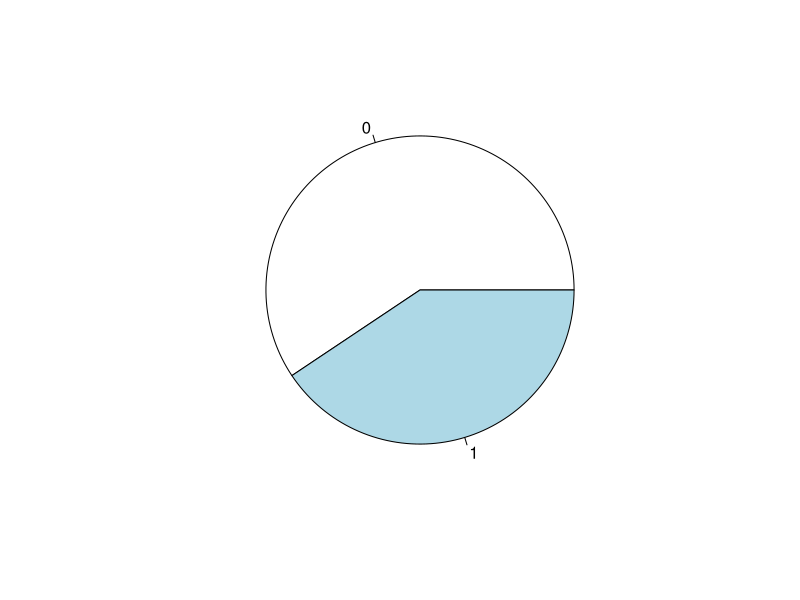
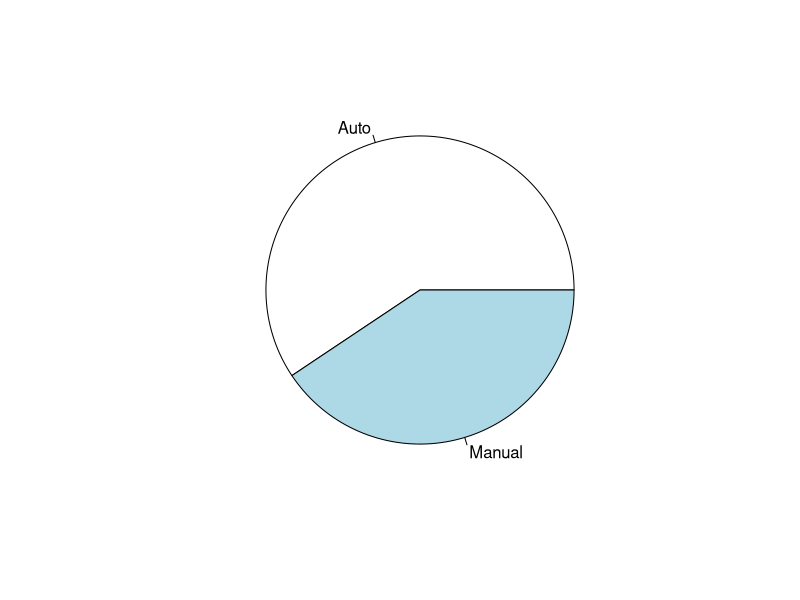
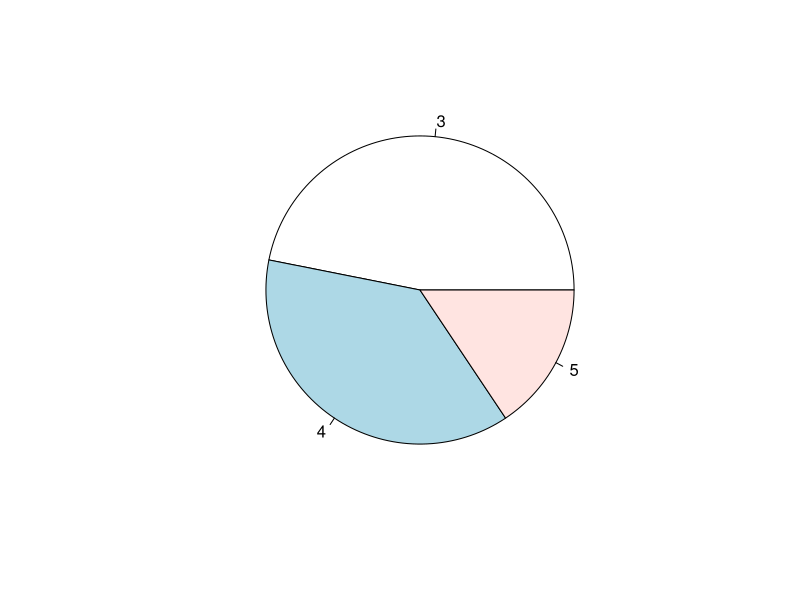
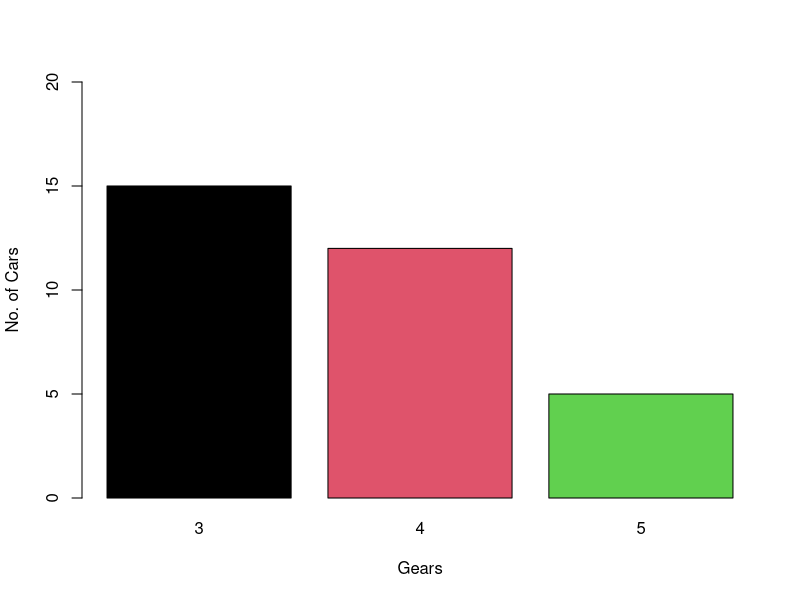
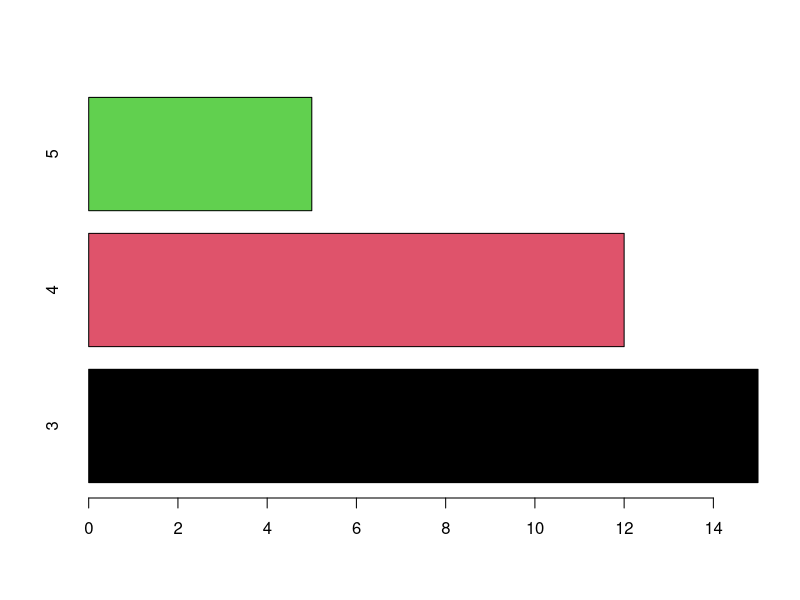
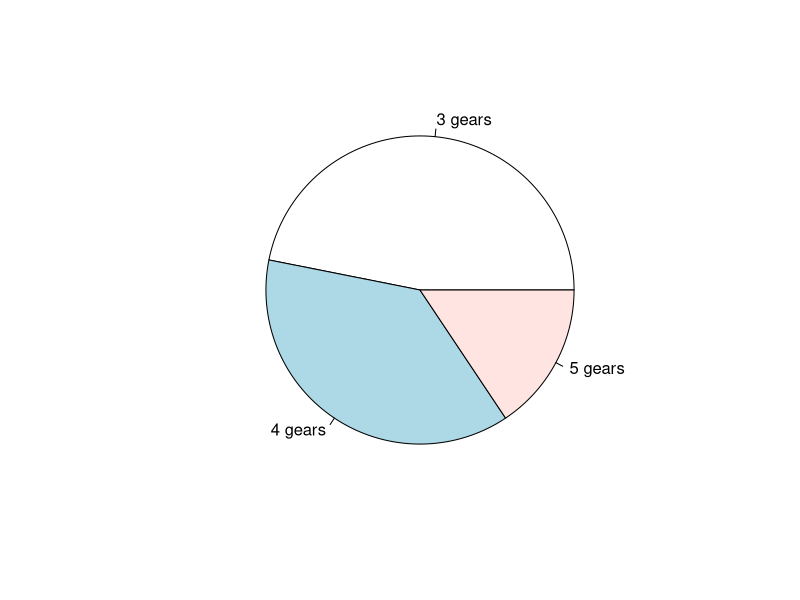
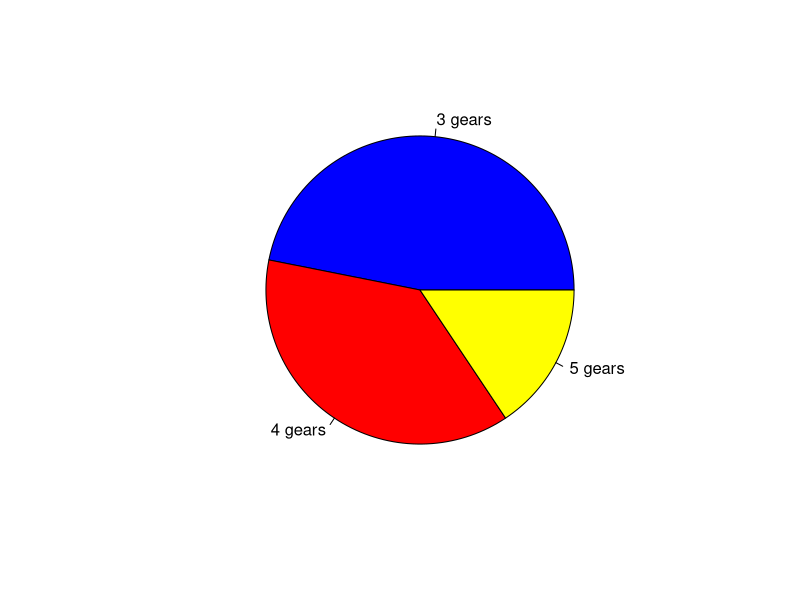

These charts were generated, in order, by the following R code: (Note: this script raises an error after producing the figures.)
#analysis of dataset mtcars using dplyr
library(dplyr)
?mtcars
mtcars
#structure of a Data set
str(mtcars) #structure
dim(mtcars) #dimensions
head(mtcars) 
names(mtcars) #column names
rownames(mtcars) #rownames
summary(mtcars) #Summary of dataset

#summary activities on mtcars
t1= table(mtcars$am)
pie(t1)
19/32 * 360
pie(t1, labels=c('Auto','Manual'))

table(mtcars$gear)
t2= table(mtcars$gear)
pie(t2)
barplot(t2, col=1:3, xlab='Gears', ylab='No. of Cars', ylim=c(0,20))
barplot(t2, col=1:3, horiz = T)
pie(t2, labels=c('3 gears','4 gears','5 gears'))
pie(t2, labels=c('3 gears','4 gears','5 gears'), col=c('blue','red','yellow'))

#using dplyr %>% is chaining function
mtcars %>% select(mpg, gear) %>% slice(c(1:5, 10))

#select for columns, slice for rows
mtcars %>% arrange(mpg) #ascending order of mileage
mtcars %>% arrange(am, desc(mpg)) %>% select(rownames(am, mpg)) #ascending order of am, descending order of mpg

mtcars %>% mutate(rn= rownames(mtcars)) %>% select(rn, mpg) #display rownames along with data

mtcars %>% slice(c(1,5,7))
mtcars %>% sample_n(3)
mtcars %>% select(sample(x=c(1:11), size=2)) %>% head

mtcars %>% mutate(newmpg = mpg*2) %>% mutate(rn= rownames(mtcars)) %>% select(rn, mpg, newmpg) %>% head

#type of Tx, mean(mpg)
mtcars %>% group_by(am) %>% summarise(MeanMPG = mean(mpg))
mtcars %>% group_by(am) %>% summarise(MeanMPG = mean(mpg), MaxHP = max(hp), MinWT = min(wt))

mtcars %>% group_by(gear) %>% summarise(mean(mpg), max(hp), min(wt))
